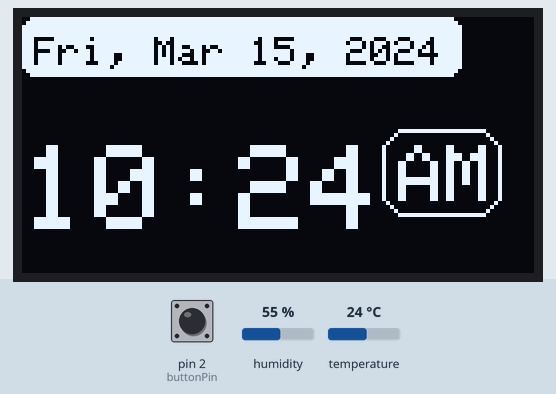
Simulated run of this sketch. Board: Arduino Uno, built with avr-gcc and run on an emulated ATmega328P. Parts: 128×64 one-colour display. The test bench sets the inputs (shaded band); at power-on: pin 2 (buttonPin) LOW, humidity 55 %, temperature 24 °C. The local clock reads 2024-03-15 10:24:30 at power-on unless the sketch sets it; what the sketch prints to the serial monitor is not drawn.

Above: at 4.2 s.
4.3 s: pin 2 (buttonPin) pulled HIGH for 0.15 s
At 5.1 s:
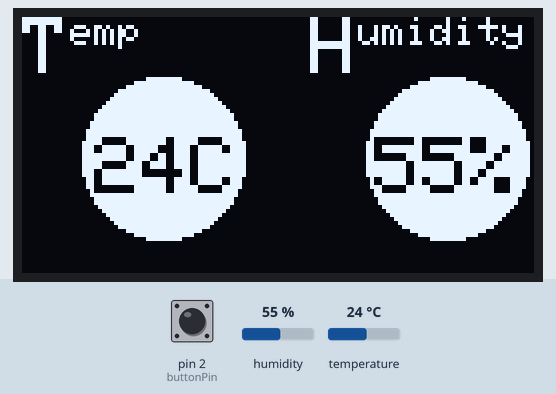
5.9 s: humidity set to 22 %
At 7.0 s:
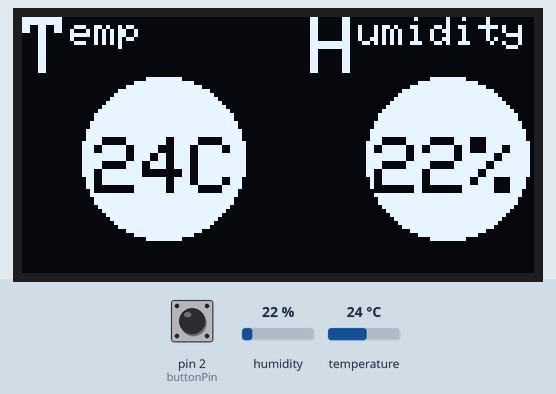
7.4 s: pin 2 (buttonPin) pulled HIGH for 1 s
At 7.9 s:
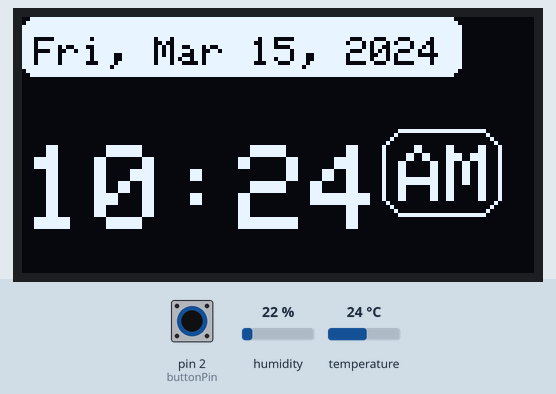
9.9 s: pin 2 (buttonPin) pulled HIGH for 3.2 s
At 10.7 s:
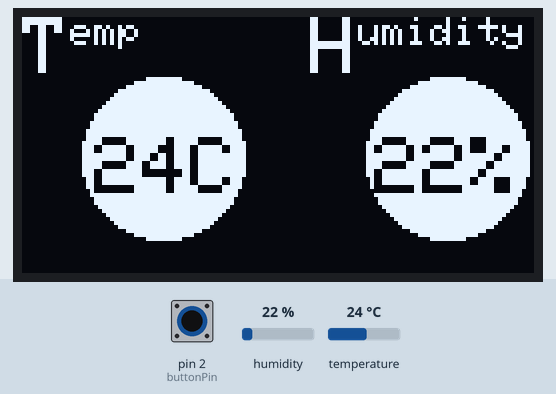
14.6 s: temperature set to 12 °C
At 15.8 s:
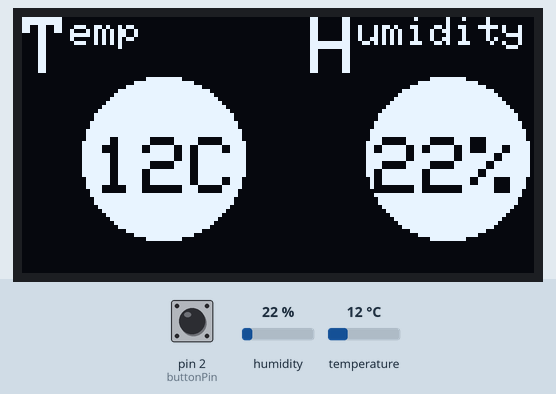
16.1 s: humidity set to 40 %
At 17.0 s:
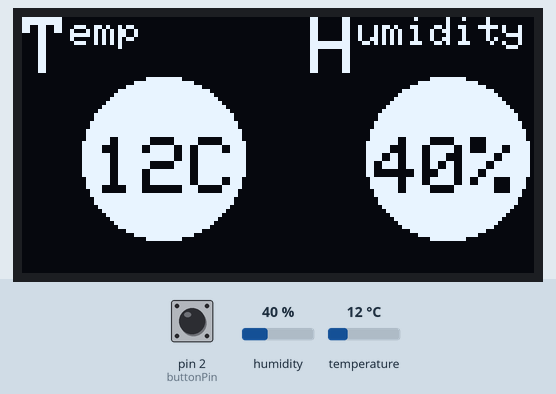
Timing chart, 0 to 18.6 s (numbered marks = the images above; inputs shaded):
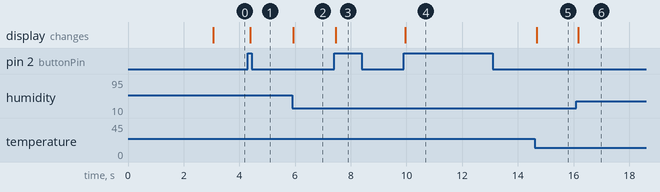

Measured:
- after the input at 4.3 s, the display: changes after 0.09 s (image 1)
- after the input at 5.9 s, the display: changes at once (image 2)
- after the input at 7.4 s, the display: changes after 0.07 s (image 3)
- after the input at 9.9 s, the display: changes after 0.06 s (image 4)
- after the input at 14.6 s, the display: changes after 0.07 s (image 5)
- after the input at 16.1 s, the display: changes after 0.07 s (image 6)

The sketch:

TimeAndTemperatureDisplay.ino
```cpp
#include <SPI.h>
#include <Wire.h>
#include <Adafruit_GFX.h>
#include <Adafruit_SSD1306.h>
#include "Arduino.h"
#include "uRTCLib.h"
#include <dht.h>

#define SCREEN_WIDTH 128 // OLED display width, in pixels
#define SCREEN_HEIGHT 64 // OLED display height, in pixels
#define outPin 3
#define buttonPin 2

int buttonVal = 0;
int prevVal = 0;

bool screen = true;
String s = "AM";
int diff = 0;

// Declaration for SSD1306 display connected using I2C
#define OLED_RESET     -1 // Reset pin # (or -1 if sharing Arduino reset pin)
#define SCREEN_ADDRESS 0x3C
Adafruit_SSD1306 display(SCREEN_WIDTH, SCREEN_HEIGHT, &Wire, OLED_RESET);

// uRTCLib rtc;
uRTCLib rtc(0x68);
dht DHT;

char daysOfTheWeek[7][4] = {"Sun", "Mon", "Tue", "Wed", "Thu", "Fri", "Sat"};
char months[12][4] = {"Jan", "Feb", "Mar", "Apr", "May", "Jun", "Jul", "Aug", "Sep", "Oct", "Nov", "Dec"};

// Declaration for SSD1306 display connected using software SPI:
//#define OLED_MOSI   9
//#define OLED_CLK   10
//#define OLED_DC    11
//#define OLED_CS    12
//#define OLED_RESET 13
//Adafruit_SSD1306 display(SCREEN_WIDTH, SCREEN_HEIGHT, OLED_MOSI, OLED_CLK, OLED_DC, OLED_RESET, OLED_CS);

void setup()
{
  Serial.begin(9600);
  delay(3000);

  pinMode(buttonPin, INPUT);

  URTCLIB_WIRE.begin();

  Serial.print(DHT.humidity,1);
  Serial.print(",\t");
  Serial.println(DHT.temperature,1);

  //rtc.set(15, 54, 17, 3, 11, 7, 23);

  // initialize the OLED object
  if(!display.begin(SSD1306_SWITCHCAPVCC, SCREEN_ADDRESS)) {
    Serial.println(F("SSD1306 allocation failed"));
    for(;;); // Don't proceed, loop forever
  }

  // Uncomment this if you are using SPI
  //if(!display.begin(SSD1306_SWITCHCAPVCC)) {
  //  Serial.println(F("SSD1306 allocation failed"));
  //  for(;;); // Don't proceed, loop forever
  //}

  // Clear the buffer.
  display.clearDisplay();

}

void loop() {

  rtc.refresh();
  display.clearDisplay();

  buttonVal = digitalRead(buttonPin);

  if(buttonVal == HIGH && prevVal == LOW) {
      screen = !screen;
  }


  if(screen) {
    // Display Text
    display.setTextSize(1);
    display.setTextColor(BLACK);
    display.setCursor(3,5);
    display.fillRoundRect(0, 0, 110, 15, 3, WHITE);

    display.print(daysOfTheWeek[rtc.dayOfWeek()-1]);
    display.print(", ");
    display.print(months[rtc.month()-1]);
    display.print(" ");
    display.print(rtc.day());
    display.print(", 20");
    display.println(rtc.year());

    display.setTextSize(3);
    display.setCursor(15,32);
    display.setTextColor(WHITE);

    if(rtc.hour() > 12) {
      diff = 12;
      s = "PM";

    } else if (rtc.hour() == 12) {
      diff = 0;
      s = "PM";
    } else {
      diff = 0;
      s = "AM";
    }

    if(rtc.hour() - diff >= 10) {
        display.setCursor(0,32);
      } else {
        display.setCursor(17,32);
      }


    display.print(rtc.hour() - diff);
    display.print(":");

    if(rtc.minute() < 10) {
      display.print(0);
    }

    display.print(rtc.minute());
    display.print(" ");

    display.drawRoundRect(90, 28, 30, 22, 6, WHITE);
    display.setTextSize(2);
    display.setCursor(94, 32);

    display.print(s);


  } else {
    int readData = DHT.read11(outPin);

    float t = DHT.temperature;        // Read temperature
    float h = DHT.humidity;           // Read humidity

    display.setTextSize(2);
    display.setTextColor(WHITE);
    display.setCursor(0,0);

    display.fillCircle(35, 35, 20, WHITE);
    display.fillCircle(106, 35, 20, WHITE);

    display.print("T     H");

    display.setTextSize(1);
    display.setTextColor(WHITE);
    display.setCursor(12,0);

    display.print("emp         umidity");

    display.setTextSize(2);
    display.setCursor(18, 30);
    display.setTextColor(BLACK);

    display.print(t, 0);
    display.print("C");

    display.setCursor(88, 30);
    display.print(h, 0);
    display.print("%");
  }

  display.display();

  prevVal = buttonVal;


}
```
